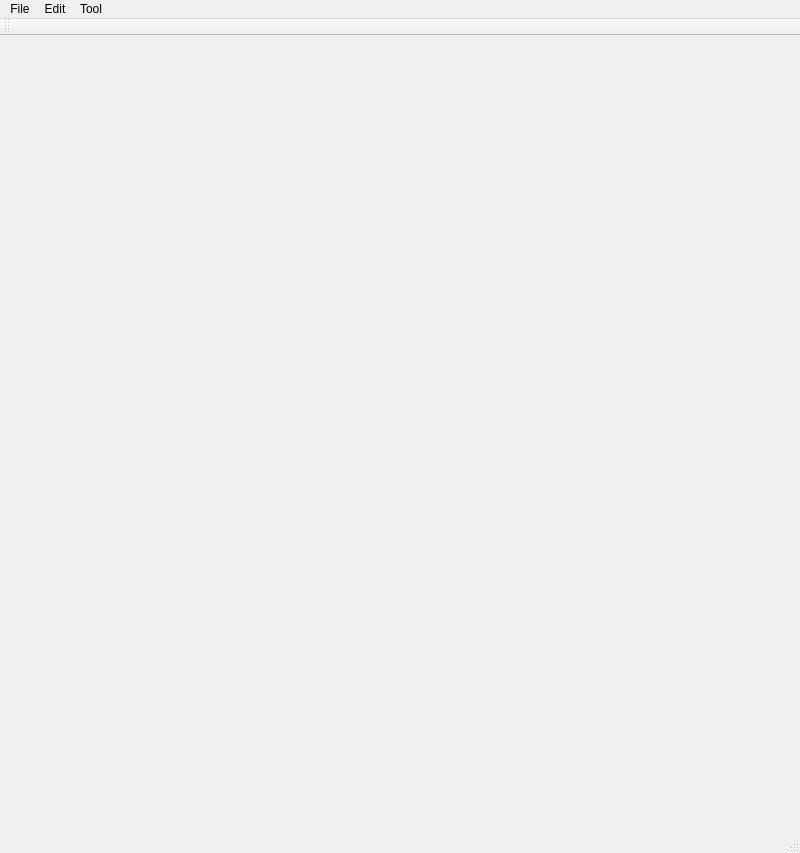
<?xml version="1.0" encoding="UTF-8"?>
<ui version="4.0">
 <class>MainWindowClass</class>
 <widget class="QMainWindow" name="MainWindowClass">
  <property name="geometry">
   <rect>
    <x>0</x>
    <y>0</y>
    <width>800</width>
    <height>853</height>
   </rect>
  </property>
  <property name="windowTitle">
   <string>Photo to 3D</string>
  </property>
  <widget class="QWidget" name="centralWidget"/>
  <widget class="QMenuBar" name="menuBar">
   <property name="geometry">
    <rect>
     <x>0</x>
     <y>0</y>
     <width>800</width>
     <height>21</height>
    </rect>
   </property>
   <widget class="QMenu" name="menuFile">
    <property name="title">
     <string>File</string>
    </property>
    <addaction name="actionNew"/>
    <addaction name="actionOpenContour"/>
    <addaction name="actionSaveContour"/>
    <addaction name="separator"/>
    <addaction name="actionOpenImage"/>
    <addaction name="actionSaveScreen"/>
    <addaction name="separator"/>
    <addaction name="actionOpenCGA"/>
    <addaction name="separator"/>
    <addaction name="actionExit"/>
   </widget>
   <widget class="QMenu" name="menuTool">
    <property name="title">
     <string>Tool</string>
    </property>
    <addaction name="actionParameterEstimation"/>
    <addaction name="separator"/>
    <addaction name="actionParameterDialog"/>
   </widget>
   <widget class="QMenu" name="menuEdit">
    <property name="title">
     <string>Edit</string>
    </property>
    <addaction name="actionUndo"/>
   </widget>
   <addaction name="menuFile"/>
   <addaction name="menuEdit"/>
   <addaction name="menuTool"/>
  </widget>
  <widget class="QToolBar" name="mainToolBar">
   <attribute name="toolBarArea">
    <enum>TopToolBarArea</enum>
   </attribute>
   <attribute name="toolBarBreak">
    <bool>false</bool>
   </attribute>
  </widget>
  <widget class="QStatusBar" name="statusBar"/>
  <action name="actionOpenImage">
   <property name="text">
    <string>Open Image</string>
   </property>
  </action>
  <action name="actionExit">
   <property name="text">
    <string>Exit</string>
   </property>
  </action>
  <action name="actionParameterEstimation">
   <property name="text">
    <string>Parameter Estimation</string>
   </property>
   <property name="shortcut">
    <string>Ctrl+P</string>
   </property>
  </action>
  <action name="actionNew">
   <property name="text">
    <string>New</string>
   </property>
   <property name="shortcut">
    <string>Ctrl+N</string>
   </property>
  </action>
  <action name="actionOpenCGA">
   <property name="text">
    <string>Open CGA</string>
   </property>
  </action>
  <action name="actionOpenContour">
   <property name="text">
    <string>Open Contour</string>
   </property>
   <property name="shortcut">
    <string>Ctrl+O</string>
   </property>
  </action>
  <action name="actionSaveContour">
   <property name="text">
    <string>Save Contour</string>
   </property>
   <property name="shortcut">
    <string>Ctrl+S</string>
   </property>
  </action>
  <action name="actionUndo">
   <property name="text">
    <string>Undo</string>
   </property>
   <property name="shortcut">
    <string>Ctrl+Z</string>
   </property>
  </action>
  <action name="actionExtractCameraParameter">
   <property name="text">
    <string>Extract Camera Parameter</string>
   </property>
  </action>
  <action name="actionParameterEstimationWithCameraCalibration">
   <property name="text">
    <string>Parameter Estimation with Camera Calibration</string>
   </property>
  </action>
  <action name="actionParameterDialog">
   <property name="text">
    <string>Parameter Dialog</string>
   </property>
  </action>
  <action name="actionSaveScreen">
   <property name="text">
    <string>Save Screen</string>
   </property>
  </action>
 </widget>
 <layoutdefault spacing="6" margin="11"/>
 <resources>
  <include location="MainWindow.qrc"/>
 </resources>
 <connections/>
</ui>
